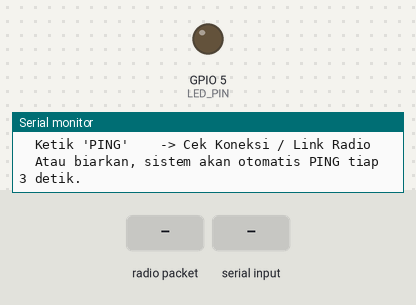
A sketch run on a simulated ESP32. On the bench: output pins drawn as LEDs (lit = HIGH), the last lines printed to the serial monitor. Inputs (shaded band) come from the test bench. No radio packets arrive unless stated.

Above: at 2.7 s.
2.8 s: radio packet "1" arrives
At 3.01 s:
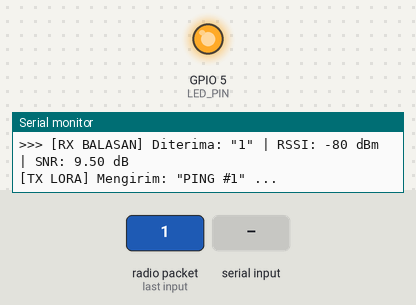
4.5 s: "1\n" received over Serial
Timing chart, 0 to 10.6 s (numbered marks = the images above; inputs shaded):
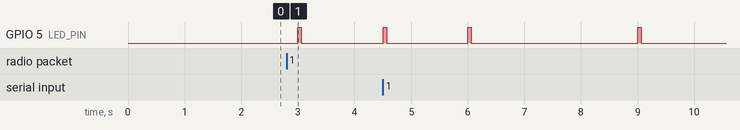

The sketch:

test_lora_sender.ino
```cpp
// ====================================================================
// PROGRAM TEST LORA - SENDER / CONTROLLER (MAPPI32 ESP32)
// Board : Mappi32 by KMtek
// Modul : Built-in LoRa RFM95 / SX1276
// Fungsi: Mengirim Perintah (START, STOP, PULANG, PING) & Menerima ACK Telemetri
// ====================================================================

#include <Arduino.h>
#include <SPI.h>
#include <LoRa.h>

// --- 1. PINOUT MODUL LORA INTERNAL MAPPI32 ---
#define LORA_SCK   14
#define LORA_MISO  12
#define LORA_MOSI  13
#define LORA_SS    15
#define LORA_RST   0
#define LORA_DIO0  27
#define LED_PIN    5   // LED bawaan di board Mappi32

// --- 2. FREKUENSI LORA ---
// Standar Indonesia: 915E6 / 920E6 (atau 433E6 jika modul Anda versi 433MHz)
#define LORA_BAND  915E6

// Variabel Pewaktu
static unsigned long lastSendTime = 0;
static unsigned int packetCounter = 0;
const unsigned long INTERVAL_PING = 3000; // Kirim PING otomatis tiap 3 detik

// Fungsi Kirim Paket LoRa
void kirimPesanLoRa(String pesan) {
  digitalWrite(LED_PIN, HIGH); // Nyalakan LED tanda transmit

  Serial.print("\n[TX LORA] Mengirim: \"");
  Serial.print(pesan);
  Serial.println("\" ...");

  LoRa.beginPacket();
  LoRa.print(pesan);
  LoRa.endPacket();

  digitalWrite(LED_PIN, LOW); // Matikan LED
}

void setup() {
  Serial.begin(115200);
  delay(1500);

  pinMode(LED_PIN, OUTPUT);
  digitalWrite(LED_PIN, LOW);

  Serial.println("\n=======================================================");
  Serial.println("   MAPPI32 LORA TESTER: SENDER / CONTROLLER (TX)      ");
  Serial.println("=======================================================");

  // Inisialisasi SPI Mappi32 LoRa
  SPI.begin(LORA_SCK, LORA_MISO, LORA_MOSI, LORA_SS);
  LoRa.setPins(LORA_SS, LORA_RST, LORA_DIO0);

  Serial.print("[INIT] Memulai LoRa pada frekuensi ");
  Serial.print(LORA_BAND / 1E6, 1);
  Serial.println(" MHz...");

  if (!LoRa.begin(LORA_BAND)) {
    Serial.println("\n[ERROR] Gagal menginisialisasi modul LoRa!");
    Serial.println("Periksa koneksi hardware Mappi32 atau frekuensi modul.");
    while (1) {
      digitalWrite(LED_PIN, HIGH);
      delay(200);
      digitalWrite(LED_PIN, LOW);
      delay(200);
    }
  }

  // Konfigurasi Link RF Kuat & Rendah Latensi
  LoRa.setTxPower(20);          // Daya transmisi maksimal 20 dBm (100 mW)
  LoRa.setSpreadingFactor(7);   // SF7: Transmisi cepat dan responsif
  LoRa.setSignalBandwidth(125E3);
  LoRa.setCodingRate4(5);
  LoRa.setSyncWord(0xF3);       // Sync Word khusus jaringan private AGV

  Serial.println("[OK] Modul LoRa Berhasil Terhubung!");
  Serial.println("\n[PANDUAN SERIAL MONITOR]:");
  Serial.println("  Ketik 'START'   -> Perintah AGV Jalan (A ke C)");
  Serial.println("  Ketik 'STOP'    -> Perintah Rem Darurat (E-Stop)");
  Serial.println("  Ketik 'PULANG'  -> Perintah Pulang ke Awal");
  Serial.println("  Ketik 'PING'    -> Cek Koneksi / Link Radio");
  Serial.println("  Atau biarkan, sistem akan otomatis PING tiap 3 detik.\n");
}

void loop() {
  // 1. CEK INPUT DARI SERIAL MONITOR (Kirim Perintah Manual)
  if (Serial.available()) {
    String input = Serial.readStringUntil('\n');
    input.trim();
    input.toUpperCase();
    if (input.length() > 0) {
      kirimPesanLoRa("CMD:" + input);
    }
  }

  // 2. TRANSMISI PING OTOMATIS TIAP 3 DETIK (JIKA IDLE)
  if (millis() - lastSendTime >= INTERVAL_PING) {
    lastSendTime = millis();
    packetCounter++;
    String pingMsg = "PING #" + String(packetCounter);
    kirimPesanLoRa(pingMsg);
  }

  // 3. TERIMA BALASAN / ACK DARI RECEIVER (AGV)
  int packetSize = LoRa.parsePacket();
  if (packetSize) {
    digitalWrite(LED_PIN, HIGH);

    String receivedText = "";
    while (LoRa.available()) {
      receivedText += (char)LoRa.read();
    }

    Serial.print(">>> [RX BALASAN] Diterima: \"");
    Serial.print(receivedText);
    Serial.print("\" | RSSI: ");
    Serial.print(LoRa.packetRssi());
    Serial.print(" dBm | SNR: ");
    Serial.print(LoRa.packetSnr());
    Serial.println(" dB");

    digitalWrite(LED_PIN, LOW);
  }

  delay(10);
}
```
